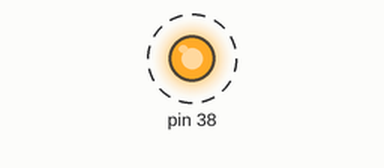
Recording of a sketch running on a simulated Arduino Mega 2560, built with avr-gcc and run on an emulated ATmega2560. On the bench: output pins drawn as LEDs (lit = HIGH). Dashed ring = blinking.

Above: at 0.5 s.
Timing chart, 0 to 4.6 s (numbered marks = the images above):
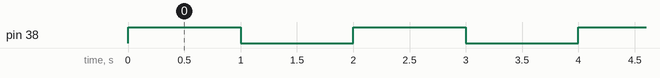

The sketch:

1_blinkLed.ino
```cpp
void setup() {
  // initialize digital pin LED_BUILTIN as an output.
  pinMode(38, OUTPUT);
}

// the loop function runs over and over again forever
void loop() {
  digitalWrite(38, HIGH);   // turn the LED on (HIGH is the voltage level)
  delay(1000);                       // wait for a second
  digitalWrite(38, LOW);    // turn the LED off by making the voltage LOW
  delay(1000);                       // wait for a second
}
```

Measured:
- by itself, pin 38: alternates HIGH for 1.0 s and LOW for 1.0 s
